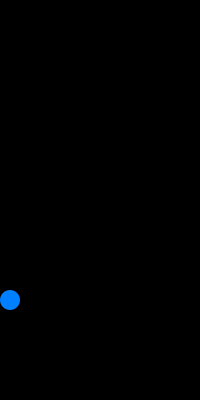
Frame 1 (no input)
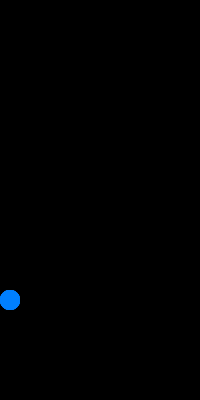
Frame 60 (the mouse pressed at the canvas centre just before this capture)
Frame 120 (the mouse held since frame 60 and released just before this capture): identical to frame 60, image omitted

The Processing sketch that drew these frames (run headless with seeded random() and noise(); from frame 60 on, the mouse is pressed at the canvas centre):

// Processing sketch: sketch_200615_BallMotion3
// ── sketch_200615_BallMotion3.pde
int dia = 20;  //diameter
float posX = 10.0;   //position X
float posY = 300.0;   //position Y
float spdX = 0.5;        //speed
float spdY = -10.0;        //speed
float GRAV = 9.8;
int flagK = 0;  //flag by keyboard
float REAC = 0.8;//reaction
float FRIC = 0.995;//friction

void setup() {   // Initialize
  size(200, 400);    //window
  background(0, 0, 0); //black
  noStroke();    //lineless
  frameRate(60);
}

void draw() {    // main loop  
  fill(0,0,0,10);  //clear color
  rect(0, 0, width, height);
  
  fill(0,128,255);  //circle color
  if (flagK == 0) {  //watch at flag
    ellipse(posX, posY, dia, dia);  //circle
  } else {
    spdY += GRAV/60;
    posX += spdX;
    posY += spdY;
    if (posY >= height-dia/2) {
      spdY *=-REAC;//reaction
      posY = height-dia/2;
    }
    spdX *=FRIC;//friction
    spdY *=FRIC;//friction
    ellipse(posX, posY, dia, dia);  //circle
  }
}

void keyPressed() {
  if (key == ' ') {  //space
    flagK = 1;  //clear mode set
  }
}
